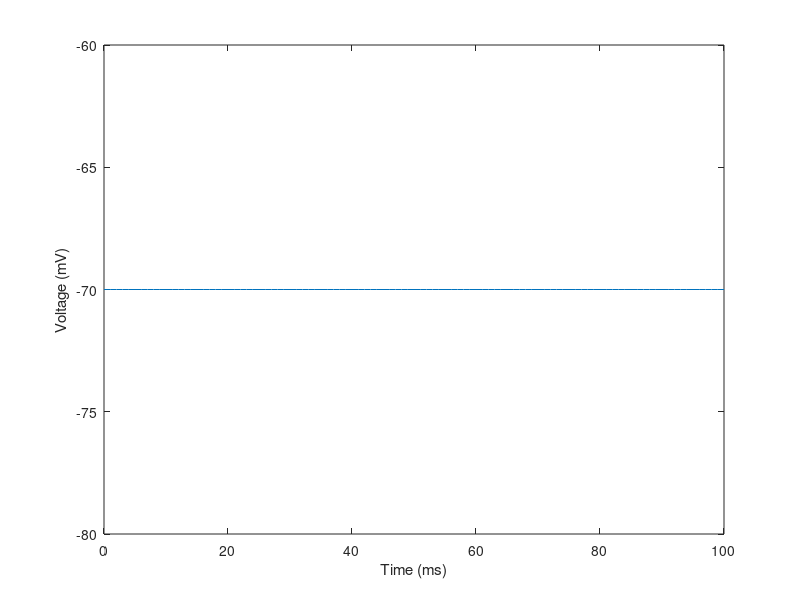
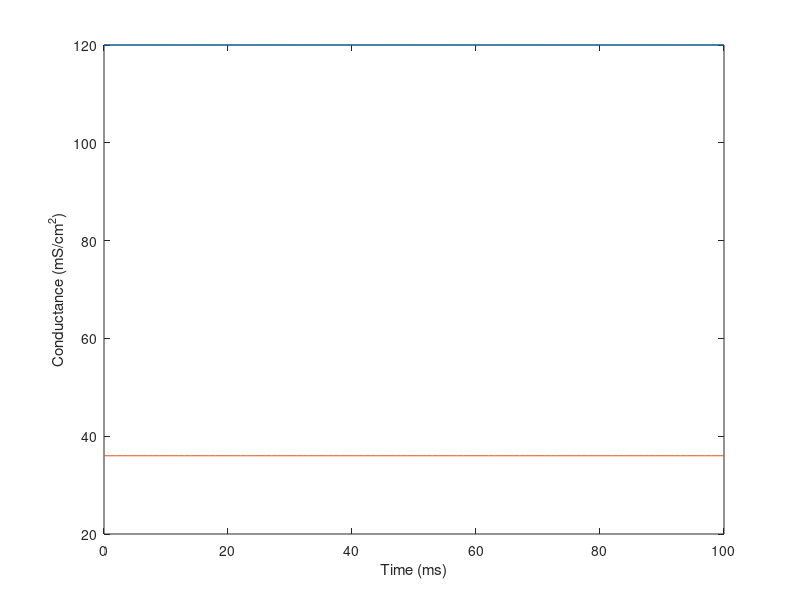

The MATLAB script that drew these images, in order:
clear all
close all
clc

% simulation parameters
t = 0:100; %ms

% constants
g_K = 36;
g_Na = 120;
g_L = 0.3;
E_K = -12;
E_Na = 115;
E_L = 10.6;
V_rest = -70;

%% steady-state neuron
% plot resting membrane potential
V(1:101) = V_rest;
figure
plot(t,V)
xlabel('Time (ms)')
ylabel('Voltage (mV)')

% calculate g_Na/g_K and plot g_Na & g_K
r = g_Na/g_K;
gNa(1:101) = g_Na;
gK(1:101) = g_K;
figure
plot(t,gNa)
hold
plot(t,gK)
xlabel('Time (ms)')
ylabel('Conductance (mS/cm^2)')

%% step pulse stimulation


%% constant stimulation

